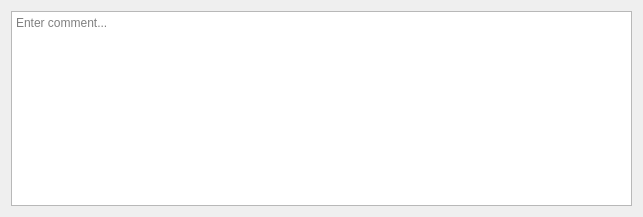
<?xml version="1.0" encoding="UTF-8"?>
<ui version="4.0">
 <class>CommentEditorPanel_q</class>
 <widget class="QWidget" name="CommentEditorPanel_q">
  <property name="geometry">
   <rect>
    <x>0</x>
    <y>0</y>
    <width>643</width>
    <height>217</height>
   </rect>
  </property>
  <property name="windowTitle">
   <string>Comment Editor Panel</string>
  </property>
  <layout class="QVBoxLayout" name="verticalLayout">
   <item>
    <widget class="QTextEdit" name="editor">
     <property name="minimumSize">
      <size>
       <width>500</width>
       <height>0</height>
      </size>
     </property>
     <property name="toolTip">
      <string>Enter a comment for this policy rule. Comments are for documentation purposes and do not affect rule compilation.</string>
     </property>
     <property name="placeholderText">
      <string>Enter comment...</string>
     </property>
    </widget>
   </item>
  </layout>
 </widget>
 <resources/>
 <connections/>
</ui>
